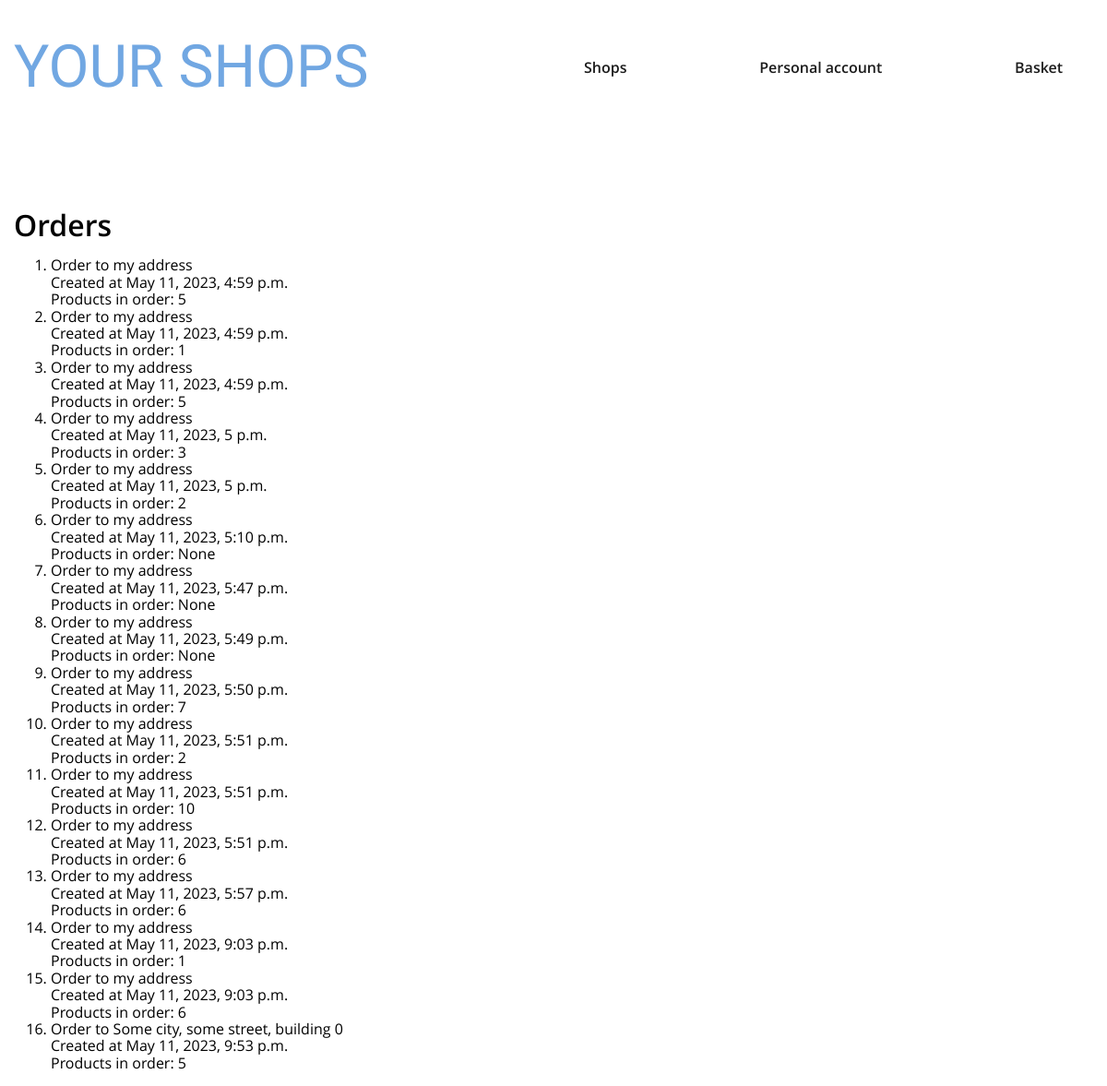
Screenshot of /goods/orders/1/ (signed in) with the database file from the repository.
### app_goods/models.py (models this page shows)
class Order(models.Model):
    profile = models.ForeignKey(to=Profile, on_delete=models.CASCADE, related_name='orders', verbose_name=_('profile'))
    items = models.ManyToManyField(to=Item, related_name='orders', verbose_name=_('items'))
    delivery_address = models.CharField(max_length=200, verbose_name=_('delivery address'))
    created_at = models.DateTimeField(auto_now_add=True, verbose_name=_('created at'))
    discount = models.IntegerField(default=0, verbose_name=_('discount'))
    class Meta:
        verbose_name = _('order')
        verbose_name_plural = _('orders')

### app_goods/views.py (the view)
# urls.py: path('orders/<int:pk>/', OrderListView.as_view(), name='order_list'),
class OrderListView(LoginRequiredMixin, TemplateView):
    template_name = 'app_goods/order_list.html'
    def get(self, request: HttpRequest, *args, **kwargs) -> HttpResponse:
        context = self.get_context_data(**kwargs)
        profile = get_object_or_404(Profile, user=request.user)
        basket = Basket(self.request)
        context.update(
            {
                'profile': profile,
                'basket': basket,
                'orders': Order.objects.prefetch_related(
                    Prefetch(
                        'items', queryset=Item.objects.select_related('product')
                    )
                ).select_related('profile').annotate(
                    total_items=F('items__ordered_quantity') * Count('items')
                ).
                annotate().filter(profile__id=profile.pk)
            }
        )
        return self.render_to_response(context)

### app_basket/basket.py (called while the page is built)
    def __len__(self) -> int:
        return sum(item['amount'] for item in self.basket.values())

### app_basket/context_processors.py (called while the page is built)
def basket(request: HttpRequest) -> Dict[str, Basket]:
    return {'basket': Basket(request)}

### app_users/models.py (called while the page is built)
    def status_str(self) -> str:
        status_dict = {
            0: _('New customer'),
            1: _('Advanced customer'),
            2: _('Loyal buyer'),
        }
        return status_dict[self.status]

### templates/app_goods/order_list.html (shortened to what this page needs)
{% extends 'base.html' %}
{% load i18n %}
{% block body %}
    <h1>{% trans 'Orders' %}</h1>
    <ol>
        {% for order in orders %}
            <a href="{% url 'app_goods:order_detail' pk=order.pk %}">
                <li>
                    <p>{% trans 'Order to' %} {{ order.delivery_address }}</p>
                    <p>{% trans 'Created at' %} {{ order.created_at }}</p>
                    <p>{% trans 'Products in order' %}: {{ order.total_items }}</p>
                </li>
            </a>
        {% endfor %}
    </ol>
{% endblock %}

### static/css/style.css (style rules this page uses)
html { box-sizing: border-box; }
*, *::before, *::after { box-sizing: inherit; }
a { color: inherit; text-decoration: none; }
body { min-width: 320px; font-family: 'OpenSans', sans-serif; font-weight: 400; }
h1, h2, h3, h4, p, ul, li { margin: 0; padding: 0; }

### rows the page displays
Order: delivery_address "my address", created_at "May 11, 2023, 4:59 p.m.", total_items "5"
Order: delivery_address "my address", created_at "May 11, 2023, 4:59 p.m.", total_items "1", total_items "5"
Order: delivery_address "my address", created_at "May 11, 2023, 5 p.m.", total_items "3", total_items "2"
Order: delivery_address "my address", created_at "May 11, 2023, 5:10 p.m.", total_items "None"
Order: delivery_address "my address", created_at "May 11, 2023, 5:47 p.m.", total_items "None"
Order: delivery_address "my address", created_at "May 11, 2023, 5:49 p.m.", total_items "None"
Order: delivery_address "my address", created_at "May 11, 2023, 5:50 p.m.", total_items "7"
Order: delivery_address "my address", created_at "May 11, 2023, 5:51 p.m.", total_items "2", total_items "10", total_items "6"
Order: delivery_address "my address", created_at "May 11, 2023, 5:57 p.m.", total_items "6"
Order: delivery_address "my address", created_at "May 11, 2023, 9:03 p.m.", total_items "1", total_items "6"
Order: delivery_address "Some city, some street, building 0", created_at "May 11, 2023, 9:53 p.m.", total_items "5"
